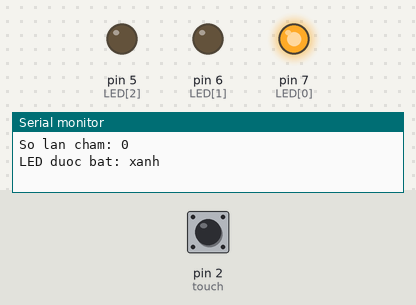
The sketch below on a simulated Arduino Uno, built with avr-gcc and run on an emulated ATmega328P. Shown: output pins drawn as LEDs (lit = HIGH), the last lines printed to the serial monitor. The inputs (shaded band) are chosen by the test bench; at power-on: pin 2 (touch) HIGH.

Above: at 1.2 s.
1.3 s: pin 2 (touch) pulled LOW for 1 s
At 3.2 s:
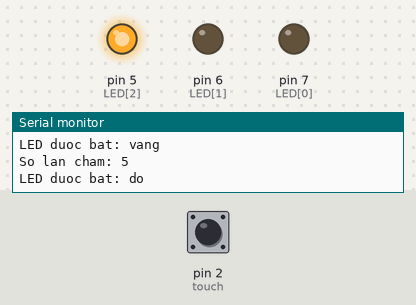
3.8 s: pin 2 (touch) pulled LOW for 0.15 s
At 4.4 s:
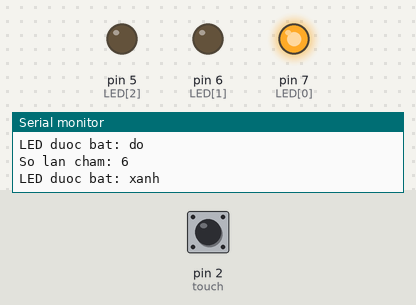
5.5 s: pin 2 (touch) pulled LOW for 3.2 s
At 9.4 s:
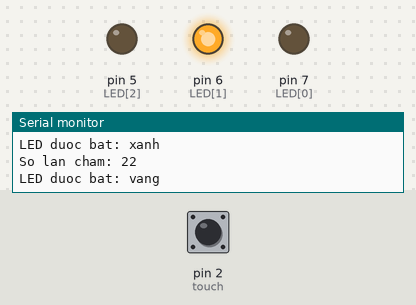
Timing chart, 0 to 10.9 s (numbered marks = the images above; inputs shaded):
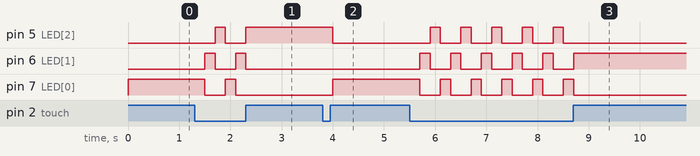

Measured:
- after the input at 1.3 s, pin 5 (LED[2]): LOW → HIGH after 0.40 s, → LOW 0.20 s later, → HIGH 0.40 s later; pin 6 (LED[1]): alternates HIGH for 0.20 s and LOW for 0.40 s, 4 changes in all, then stays LOW, starting after 0.20 s; pin 7 (LED[0]): HIGH → LOW after 0.20 s, → HIGH 0.40 s later, → LOW 0.20 s later
- after the input at 3.8 s, pin 5 (LED[2]): HIGH → LOW after 0.20 s; pin 7 (LED[0]): LOW → HIGH after 0.20 s
- after the input at 5.5 s, pin 5 (LED[2]): alternates HIGH for 0.20 s and LOW for 0.40 s, 10 changes in all, then stays LOW, starting after 0.40 s; pin 6 (LED[1]): alternates HIGH for 0.20 s and LOW for 0.40 s, 11 changes in all, then stays HIGH, starting after 0.20 s

The sketch:

ND09_Keypad_va_LED_don.ino
```cpp
const byte touch = 2;
const byte LED[3] = {7, 6, 5};
int dem = 0;

void setup() {
  Serial.begin(9600);
  pinMode(touch, INPUT_PULLUP);
  for (int i = 0; i < 3; i++) pinMode(LED[i], OUTPUT);
}

void loop() {
  static int lastDem = -1;

  // Kiểm tra nút nhấn
  if (digitalRead(touch) == LOW) {
    dem++;
    delay(200); // debounce đơn giản
  }

  // Tính LED hiện tại
  int R = dem % 3;

  // Bật LED tương ứng, tắt các LED khác
  for (int i = 0; i < 3; i++) digitalWrite(LED[i], i == R ? HIGH : LOW);

  // In ra Serial khi có thay đổi
  if (dem != lastDem) {
    Serial.print("So lan cham: ");
    Serial.println(dem);

    Serial.print("LED duoc bat: ");
    if (R == 0) Serial.println("xanh");
    else if (R == 1) Serial.println("vang");
    else Serial.println("do");

    lastDem = dem;
  }
}
```
